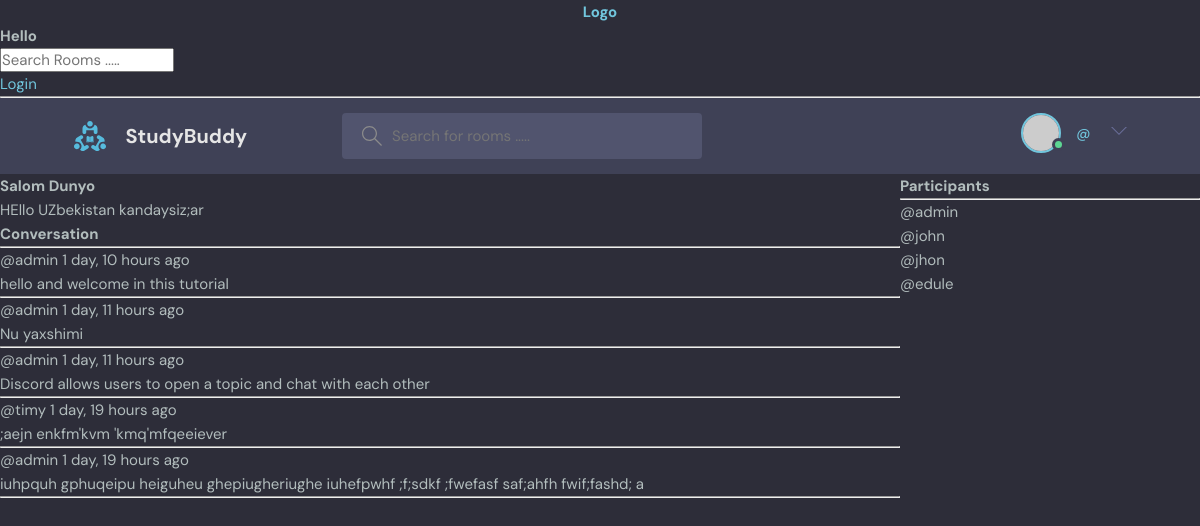
The page /room/5/ on the database as committed earlier.
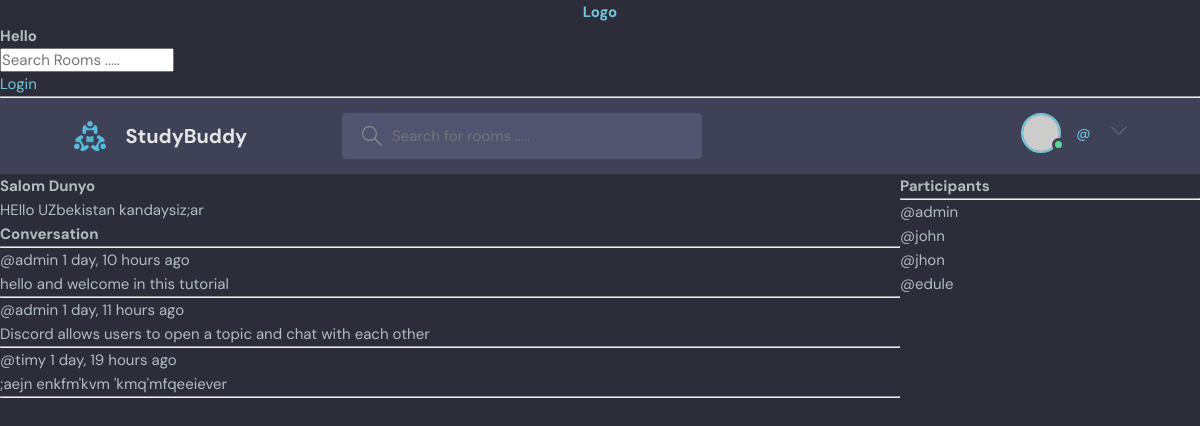
The same page on the database as committed later.
### base/models.py (models this page shows, shortened)
class Room(models.Model):
    host = models.ForeignKey(User, on_delete=models.SET_NULL, null=True)
    topic = models.ForeignKey(Topic, on_delete=models.SET_NULL, null=True)
    participants = models.ManyToManyField(User, related_name='participants', blank=True)
    name = models.CharField(max_length=200)
    description = models.TextField()
    updated = models.DateTimeField(auto_now=True)
    created = models.DateTimeField(auto_now_add=True)
    class Meta:
        ordering = ['-updated', '-created']

class Message(models.Model):
    user = models.ForeignKey(User, on_delete=models.CASCADE)
    room = models.ForeignKey(Room, on_delete=models.CASCADE)
    body = models.TextField()
    updated = models.DateTimeField(auto_now=True)
    date = models.DateTimeField(auto_now_add=True)
    class Meta:
        ordering = ['-updated', '-date']

### base/views.py (the view, shortened to what this page needs)
# urls.py: path('room/<str:pk>/', views.room, name='room'),
def room(request, pk):
    room = Room.objects.get(id=pk)
    room_messages = room.message_set.all()
    participants = room.participants.all()
    context = {'room': room, 'room_messages': room_messages, 'participants': participants}
    return render(request, 'room.html', context)

### base/templates/room.html (shortened to what this page needs)
{% extends 'main.html' %}
{% load static %}
{% block content %}
<div class="room-container">
    <div>
        <h1> {{room.name}} </h1>
        <p>{{room.description}}</p>
        <div class="comment-wrapper">
            <h3>Conversation</h3>
            <hr>
            {% for message in room_messages %}
            <div>
                <small>@{{message.user}} {{message.date|timesince}} ago</small>
                <p>{{message.body}}</p>
                <hr>
            </div>
            {% endfor %}
        </div>
    </div>
    <div>
        <h3>Participants</h3>
        <hr>
        {% for user in participants %}
            <div>
                <p>@{{user.username}}</p>
            </div>
        {% endfor %}
    </div>
</div>
{% endblock %}

### templates/main.html (shortened to what this page needs)
<!DOCTYPE html>
{% load static %}
<html lang="en">
<head>
    <link rel="stylesheet" href="{% static 'styles/style.css' %}" />
</head>
<body>
    {% include 'navbar.html' %}
    {% block content %}
    {% endblock %}
</body>
</html>

### templates/navbar.html (shortened to what this page needs)
{% load static %}
<h1 style="text-align:center"><a href="{% url 'home' %}" style="text-decoration: none;">Logo</a>
   <h2>Hello {{user.username}}</h2>
</h1>
<form action="{% url 'home' %}" method="GET">
   <input type="text" name="q" id="" placeholder="Search Rooms .....">
</form>
{% if request.user.is_authenticated %}
<a href="{% url 'logout' %}">LogOut</a>
{% else %}
<a href="{% url 'login' %}">Login</a>
{% endif %}
<hr>
<header class="header header--loggedIn">
   <div class="container">
      <a href="{% url 'home' %}" class="header__logo">
         <img src="{% static 'assets/logo.svg' %}" />
         <h1>StudyBuddy</h1>
      </a>
      <form class="header__search">
         <label>
            <input type="text" name="q" id="" placeholder="Search for rooms .....">
         </label>
      </form>
      <nav class="header__menu">
         {% if request.user.is_not_authenticated %}
         <a href="{% url 'login' %}">
             <img src="/static/assets/avatar.svg" />
             <p>Login</p>
         </a>
         {% else %}
         <div class="header__user">
            <a href="profile.html">
               <div class="avatar avatar--medium active">
                  <img src="https://randomuser.me/api/portraits/men/37.jpg" />
               </div>
               <p>{{user.first_name}} <span>@{{user.username}}</span></p>
            </a>
            <button class="dropdown-button">
               <svg version="1.1" xmlns="http://www.w3.org/2000/svg" width="32" height="32" viewBox="0 0 32 32">
                  <title>chevron-down</title>
                  <path d="M16 21l-13-13h-3l16 16 16-16h-3l-13 13z"></path>
               </svg>
            </button>
         </div>
         {% endif %}
      </nav>
   </div>
</header>

### static/styles/style.css (style rules this page uses)
:root { --color-main: #71c6dd; --color-main-light: #e1f6fb; --color-dark: #3f4156; --color-dark-medium: #51546e; --color-dark-light: #696d97; --color-light: #e5e5e5; --color-gray: #8b8b8b; --color-light-gray: #b2bdbd; --color-bg: #2d2d39; --color-success: #5dd693; --color-error: #fc4b0b; }
* { font-family: "DM Sans", -apple-system, BlinkMacSystemFont, "Segoe UI", Roboto, Oxygen, Ubuntu, Cantarell, "Open Sans", "Helvetica Neue", sans-serif; margin: 0; padding: 0; box-sizing: border-box; text-rendering: optimizeLegibility; font-size: inherit; }
html { font-size: 56.25%; }
@media only screen and (min-width: 1200px) { html { font-size: 62.5%; } }
body { line-height: 1.6; font-weight: 400; font-size: 1.5rem; color: var(--color-light-gray); background-color: var(--color-bg); min-height: 100vh; }
img { width: 100%; }
a { display: inline-block; color: var(--color-main); text-decoration: none; }
.container { max-width: 120rem; width: 90%; margin: auto; }
.avatar { position: relative; display: inline-block; border-radius: 50%; border: 2px solid var(--color-main); }
.avatar img { display: block; border-radius: 50%; object-fit: cover; object-position: center; }
.avatar::after { content: ""; display: block; position: absolute; background-color: var(--color-gray); z-index: 111; border-radius: 50%; border: 0.3rem solid var(--color-dark); }
.avatar.active::after { background-color: var(--color-success); }
.avatar.avatar--medium img { width: 3.6rem; height: 3.6rem; border-radius: 50%; }
.avatar.avatar--medium:after { width: 0.7rem; height: 0.7rem; bottom: 0px; right: -6px; }
.header { padding: 1.5rem; background-color: var(--color-dark); }
.header > .container { display: flex; gap: 9.5rem; }
.header__logo, .header__user { display: flex; gap: 2rem; align-items: center; }
.header__logo > img { height: 3.2rem; width: 3.2rem; }
.header__logo > h1 { font-weight: 700; font-size: 2rem; color: var(--color-light); }
.header__search > label { background-color: var(--color-dark-medium); padding: 1.3rem 1rem; display: flex; align-items: center; gap: 1rem; border-radius: 4px; }
.header__search svg { fill: var(--color-gray); width: 2rem; height: 2rem; margin-left: 1rem; }
.header__search input { width: 30rem; background: transparent; border: none; outline: none; color: var(--color-light); }
.header__menu { margin-left: auto; position: relative; }
.header__menu a { display: flex; gap: 1.5rem; align-items: center; font-weight: 500; text-decoration: none; color: var(--color-gray); }
.header__menu img { height: 3.6rem; }
.header__menu p { line-height: 1.2; }
.header__menu span { color: var(--color-main); font-weight: 500; font-size: 1.4rem; display: block; }
.header__menu svg { width: 1.6rem; height: 1.6rem; fill: var(--color-dark-light); }
.dropdown-button { background: transparent; border: 0; outline: 0; cursor: pointer; }

### base/templates/room.html (style rules this page uses)
.room-container { display: grid; grid-template-columns: 3fr 1fr; }

Rows that differ between the two databases and show on the page:
removed Message: user "admin", date "1 day, 11 hours", body "Nu yaxshimi"
removed Message: user "admin", date "1 day, 19 hours", body "iuhpquh gphuqeipu heiguheu ghepiugheriughe iuhefpwhf ;f;sdkf ;fwefasf saf;ahfh fwif;fashd; a"
